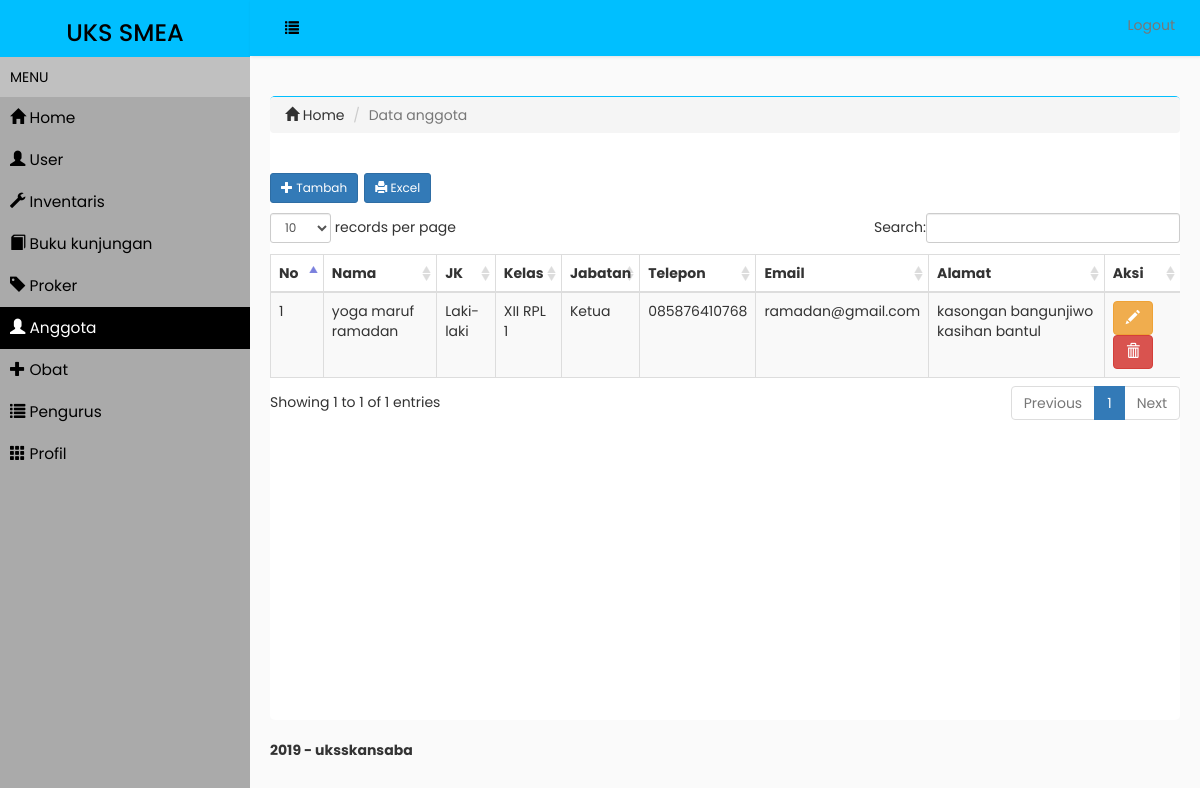
/index.php/anggota, run on the app's committed database.
### tables this page shows
CREATE TABLE `tb_anggota` (
  `kd_anggota` int(11) NOT NULL,
  `nama_lengkap` varchar(30) NOT NULL,
  `jenis_kelamin` varchar(10) NOT NULL,
  `kelas` varchar(20) NOT NULL,
  `jabatan` varchar(20) NOT NULL,
  `no_telp` varchar(13) NOT NULL,
  `email` varchar(25) NOT NULL,
  `alamat` varchar(40) NOT NULL
);

### application/libraries/Uks.php (called while the page is built, shortened)
<?php
class Uks
{
	protected $rava;
	function __construct()
	{
		$this->rava = &get_instance();
	}
	function administrator($a,$b=null)
	{
		$data['administrator']=$this->rava->load->view($a,$b,true);
		$this->rava->load->view('admin/administrator',$data);
	}
}

### application/controllers/Anggota.php (called while the page is built, shortened)
<?php
class Anggota extends CI_Controller
{
	public function index()
	{
		$data=array(
    'anggota'=>$this->anggota_model->anggota(),
    'page'=>"anggota");
		$this->uks->administrator('admin/anggota',$data);
	}
}

### index.php (called while the page is built, shortened)
<?php
require_once BASEPATH.'core/CodeIgniter.php';

### application/models/Anggota_model.php (called while the page is built, shortened)
<?php
class Anggota_model extends CI_Model
{
	public function anggota()
	{
		return $this->db->get('tb_anggota')->result();
	}
}

### application/views/admin/Anggota.php (the view, shortened to what this page needs)
<section class='content-header'>
    <ol class='breadcrumb'>
        <li><a href='<?php echo base_url('administrator')?>'><i class='glyphicon glyphicon-home'></i> Home</a></li>
        <li class='active'>Data anggota</li>
    </ol>
</section>
<section class='content'>
    <div class='row'>
        <div class='col-xs-12'>
        <div class='box box-primary'>
            <div class='box-header with-border'>
                <h3 class='box-title'><a href="#" class="btn btn-primary btn-sm" data-toggle="modal" title='tambah data' onclick="add_anggota()"><span class="glyphicon glyphicon-plus"></span> Tambah </a>
               <?php echo anchor(site_url('anggota/excel'), ' <i class="glyphicon glyphicon-print"></i> Excel', 'class="btn btn-primary btn-sm"'); ?>
                </h3>
            </div>
        <div class='box-body table-responsive'>
            <div id="reload">
         <table class="table table-bordered table-striped" id="mytable">
            <thead>
                <tr>
                    <th width="40px">No</th>
                    <th>Nama</th>
                    <th>JK</th>
                    <th>Kelas</th>
                    <th>Jabatan</th>
                    <th>Telepon</th>
                    <th>Email</th>
                    <th>Alamat</th>
                    <th>Aksi</th>
                </tr>
            </thead>
            <tbody>
                    <?php
                    $no=1;
                    foreach($anggota as $a){?>
                     <tr>
                         <td><?php echo $no++;?></td>
                         <td><?php echo $a->nama_lengkap;?></td>
                         <td><?php echo $a->jenis_kelamin;?></td>
                         <td><?php echo $a->kelas;?></td>
                         <td><?php echo $a->jabatan;?></td>
                         <td><?php echo $a->no_telp;?></td>
                         <td><?php echo $a->email;?></td>
                         <td><?php echo $a->alamat;?></td>
                                <td>
                                    <button class="btn btn-warning" title="edit" onclick="edit_anggota(<?php echo $a->kd_anggota;?>)"><i class="glyphicon glyphicon-pencil"></i></button>
                                    <button class="btn btn-danger" title="hapus" onclick="delete_anggota(<?php echo $a->kd_anggota;?>)"><i class="glyphicon glyphicon-trash"></i></button>
                                </td>
                      </tr>
                     <?php }?>
            </tbody>
        </table>
                            </div>
                        </div>
               </div>
        </div>
    </div>
</section>

### assets/css/style3.css (style rules this page uses)
body { font-family: 'Poppins', sans-serif; background: #fafafa; }
a, a:hover, a:focus { color: inherit; text-decoration: none; transition: all 0.3s; }

### data on the page
tb_anggota: nama_lengkap "yoga maruf ramadan", jenis_kelamin "Laki-laki", kelas "XII RPL 1", jabatan "Ketua", no_telp "085876410768", email "ramadan@gmail.com", alamat "kasongan bangunjiwo kasihan bantul"
